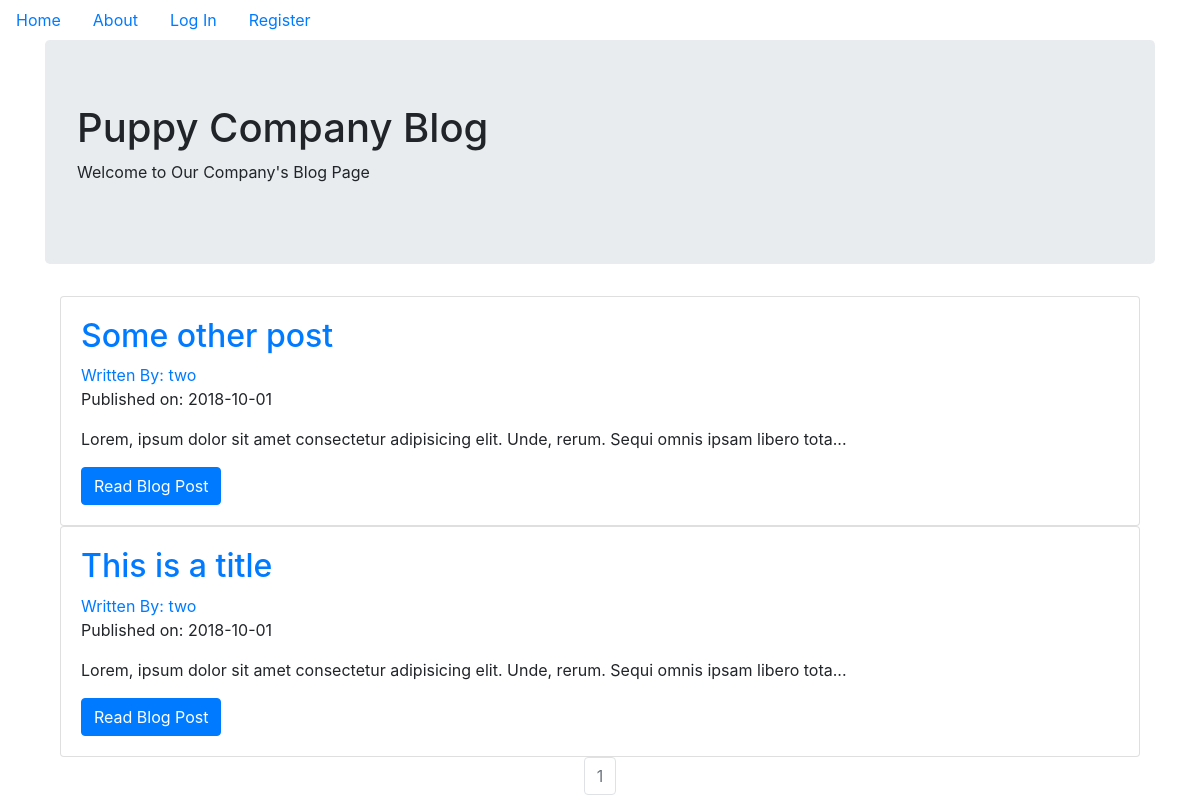
The app's page /, older data.
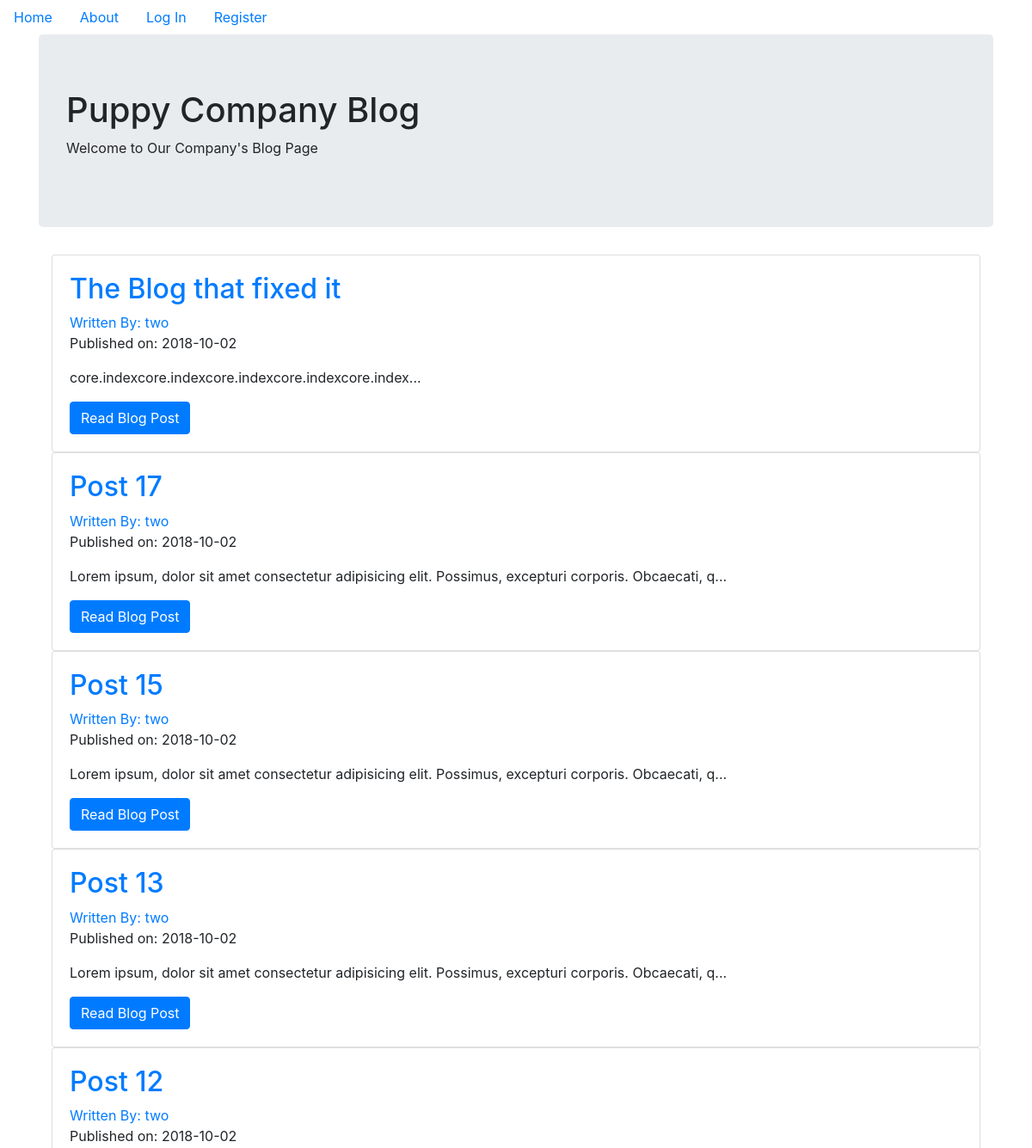
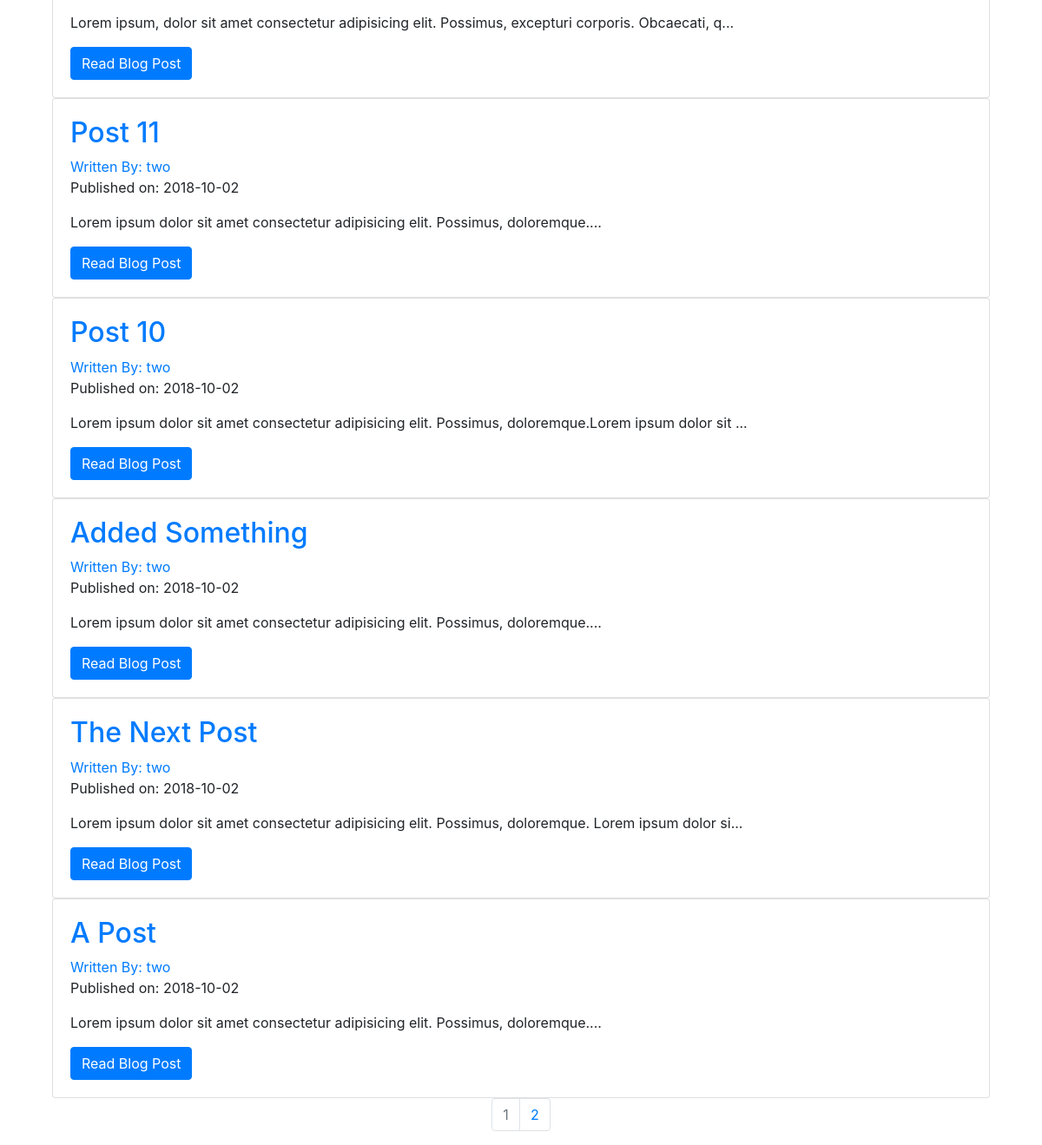
The same page, newer data (2 pictures, top to bottom).
### pupblog/models.py (models this page shows, shortened)
class BlogPost(db.Model):
  users = db.relationship(User)
  id = db.Column(db.Integer, primary_key=True)
  user_id = db.Column(db.Integer, db.ForeignKey('users.id'), nullable=False)
  date = db.Column(db.DateTime, nullable=False, default=datetime.utcnow)
  title = db.Column(db.String(140), nullable=False)
  text = db.Column(db.Text, nullable=False)

class User(db.Model,UserMixin):
  __tablename__ = "users"
  id = db.Column(db.Integer, primary_key=True)
  profile_image = db.Column(db.String(64),nullable=False,default="default_profile.png")
  email = db.Column(db.String(64), unique=True, index=True)
  username = db.Column(db.String(64), unique=True, index=True)
  password_hash = db.Column(db.String(128))
  posts = db.relationship('BlogPost', backref='author', lazy=True)

### pupblog/core/views.py (the view)
@core.route('/')
def index():
  page = request.args.get('page', 1, type=int)
  blog_posts = BlogPost.query.order_by(BlogPost.date.desc()).paginate(page=page, per_page=10)
  return render_template('index.html', blog_posts=blog_posts)

### pupblog/templates/index.html (shortened to what this page needs)
{% extends "base.html" %}
{% block content %}
<div class="jumbotron">
    <h1>Puppy Company Blog</h1>
    <p>Welcome to Our Company's Blog Page</p>
</div>
<div class="container">
    {% for post in blog_posts.items %}
    <div class="card" >
      <div class="card-body">
        <h2><a class="card-title" href="  {{ url_for('blog_posts.blog_post', blog_post_id=post.id) }}">{{ post.title }}</a></h2>
        <a href="{{ url_for('users.user_posts', username=post.author.username) }}">Written By: {{ post.author.username }}</a>
        <p>Published on: {{ post.date.strftime('%Y-%m-%d') }}</p>
        <p class="card-text">{{ post.text[:100] }}...</p>
        <a href="{{ url_for('blog_posts.blog_post', blog_post_id=post.id) }}" class="btn btn-primary">Read Blog Post</a>
      </div>
    </div>
   {% endfor %}
   <nav aria-label="Page navigation example">
     <ul class="pagination justify-content-center">
       {% for page_num in blog_posts.iter_pages(left_edge=1, right_edge=1, left_current=1, right_current=2) %}
          {% if blog_posts.page == page_num %}
          <li class="page-item disabled">
            <a class="page-link" href="{{ url_for('core.index', page=page_num) }}">{{ page_num }}</a></li>
          {% else %}
            <li class="page-item"><a class="page-link" href="{{ url_for('core.index', page=page_num) }}">{{ page_num }}</a></li>
          {% endif %}
      {% endfor %}
    </nav>
{% endblock %}

Row changes from the older to the newer data that the page shows:
no longer on this page (row edited): BlogPost: title "Some other post", author.username "two", date "2018-10-01", text "Lorem, ipsum dolor sit amet consectetur adipisicing elit. Unde, rerum. Sequi omnis ipsam libero tota"
no longer on this page (row unchanged): BlogPost: title "This is a title", author.username "two", date "2018-10-01", text "Lorem, ipsum dolor sit amet consectetur adipisicing elit. Unde, rerum. Sequi omnis ipsam libero tota"
added BlogPost: title "The Blog that fixed it", author.username "two", date "2018-10-02", text "core.indexcore.indexcore.indexcore.indexcore.index"
added BlogPost: title "Post 17", author.username "two", date "2018-10-02", text "Lorem ipsum, dolor sit amet consectetur adipisicing elit. Possimus, excepturi corporis. Obcaecati, q"
added BlogPost: title "Post 15", author.username "two", date "2018-10-02", text "Lorem ipsum, dolor sit amet consectetur adipisicing elit. Possimus, excepturi corporis. Obcaecati, q"
added BlogPost: title "Post 13", author.username "two", date "2018-10-02", text "Lorem ipsum, dolor sit amet consectetur adipisicing elit. Possimus, excepturi corporis. Obcaecati, q"
added BlogPost: title "Post 12", author.username "two", date "2018-10-02", text "Lorem ipsum, dolor sit amet consectetur adipisicing elit. Possimus, excepturi corporis. Obcaecati, q"
added BlogPost: title "Post 11", author.username "two", date "2018-10-02", text "Lorem ipsum dolor sit amet consectetur adipisicing elit. Possimus, doloremque."
added BlogPost: title "Post 10", author.username "two", date "2018-10-02", text "Lorem ipsum dolor sit amet consectetur adipisicing elit. Possimus, doloremque.Lorem ipsum dolor sit"
added BlogPost: title "Added Something", author.username "two", date "2018-10-02", text "Lorem ipsum dolor sit amet consectetur adipisicing elit. Possimus, doloremque."
added BlogPost: title "The Next Post", author.username "two", date "2018-10-02", text "Lorem ipsum dolor sit amet consectetur adipisicing elit. Possimus, doloremque. Lorem ipsum dolor si"
added BlogPost: title "A Post", author.username "two", date "2018-10-02", text "Lorem ipsum dolor sit amet consectetur adipisicing elit. Possimus, doloremque."
Text that changed along with them:
new list line: "2"
